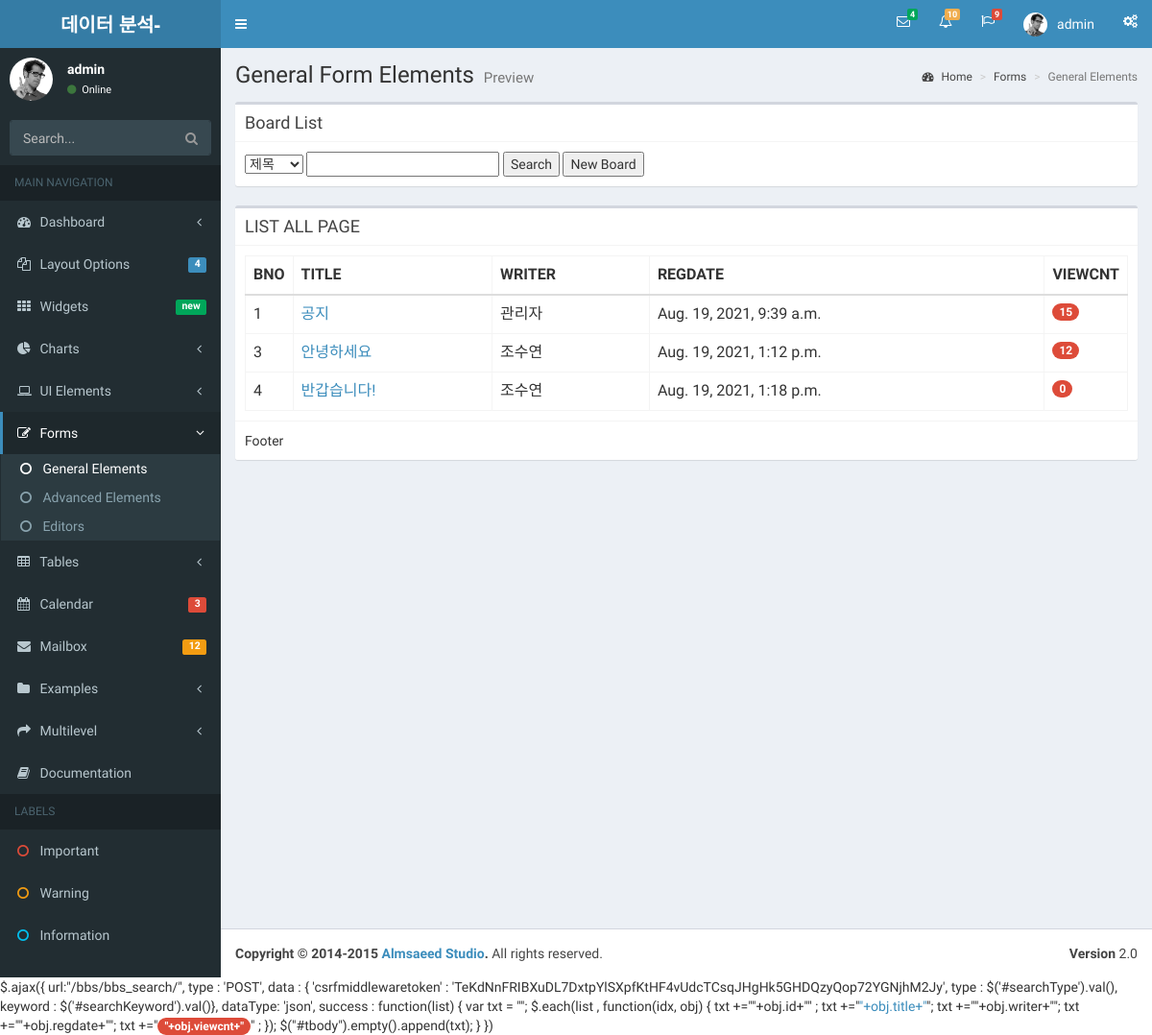
Page /bbs/bbs_list/ (signed in) on the earlier database version.
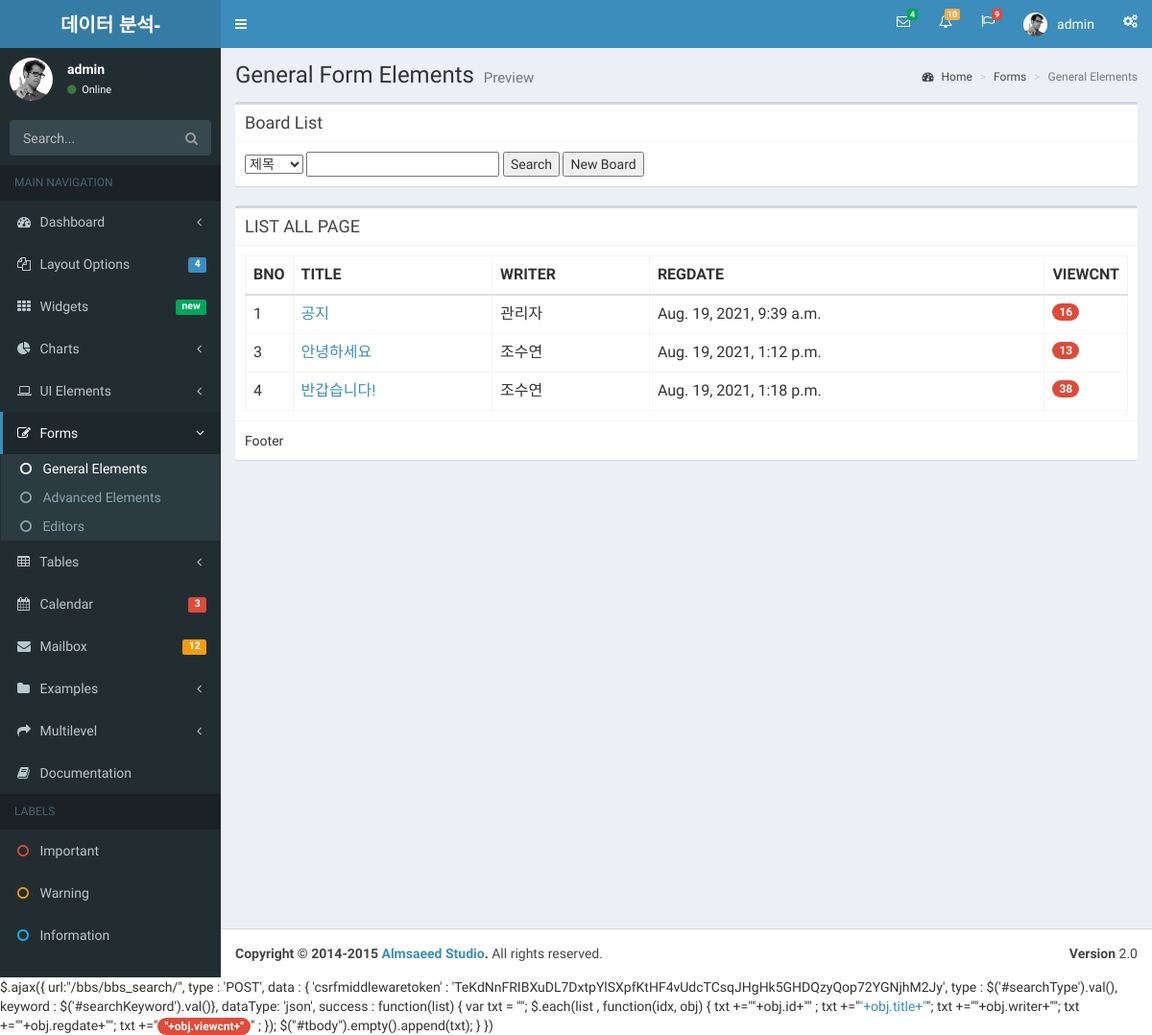
Same page on the later database version.
### bbsApp/models.py (models this page shows)
class Bbs(models.Model):
    title   = models.CharField(max_length=500)
    writer  = models.CharField(max_length=100)
    content = models.TextField()
    regdate = models.DateTimeField(default=timezone.now)
    viewcnt = models.IntegerField(default=0)

### bbsApp/views.py (the view)
# urls.py: path('bbs_list/', views.list, name='list'),
def list(request):
    print('bbsApp list~~')
    boards = Bbs.objects.all()
    print('boards result:',type(boards), boards)
    context = {'boards': boards,
               'session_user_name'  : request.session['user_name'],
               'session_user_id'    : request.session['user_id']
               }
    return render(request, 'bbs/list.html',context)

### bbsApp/templates/bbs/list.html (shortened to what this page needs)
{% include 'header.html' %}
{% block content %}
<section class="content">
	<div class="row">
		<div class="col-md-12">
			<div class='box'>
				<div class="box-header with-border">
					<h3 class="box-title">Board List</h3>
				</div>
				<div class='box-body'>
					<select id="searchType">
						<option value="title">제목</option>
					</select>
					<input type="text" id = "searchKeyword"/>
					<button id ="searchBtn">Search</button>
					<button id='newBtn'>New Board</button>
				</div>
			</div>
          <div class="box">
				<div class="box-header with-border">
					<h3 class="box-title">LIST ALL PAGE</h3>
				</div>
				<div class="box-body">
{% if boards %}
<table class="table table-bordered">
	<tr>
		<th style="width: 10px">BNO</th>
		<th>TITLE</th>
		<th>WRITER</th>
		<th>REGDATE</th>
		<th style="width: 40px">VIEWCNT</th>
	</tr>
	<tbody id="tbody">
	{% for bbs in boards %}
	<tr>
		<td>{{bbs.id}}</td>
		<td><a href="{% url 'bbs_read' id=bbs.id %}">{{bbs.title}}</a></td>
		<td>{{bbs.writer}}</td>
		<td>{{bbs.regdate}}</td>
		<td><span class="badge bg-red">{{bbs.viewcnt}}</span></td>
	</tr>
	{% endfor %}
	</tbody>
</table>
{% else %}
			<p>데이터가 존재하지 않습니다</p>
{% endif %}
				</div>
				<div class="box-footer">Footer</div>
			</div>
		</div>
	</div>
</section>
</div>
{% endblock %}
{% include 'footer.html' %}$.ajax({
				url:"{% url 'bbs_search' %}",
				type : 'POST',
				data : {	'csrfmiddlewaretoken' : '{{csrf_token}}',
                                type : $('#searchType').val(),
                                keyword : $('#searchKeyword').val()},
                dataType: 'json',
				success  : function(list) {
						var txt = "";
						$.each(list , function(idx, obj) {
							txt +="<tr><td>"+obj.id+"</td>" ;
							txt +="<td><a href=../bbs_read/"+obj.id+">"+obj.title+"</a></td>";
							txt +="<td>"+obj.writer+"</td>";
							txt +="<td>"+obj.regdate+"</td>";
							txt +="<td><span class='badge bg-red'>"+obj.viewcnt+"</span></td></tr>" ;
						});
						$("#tbody").empty().append(txt);
				}
			})

### rootWEB/templates/header.html (shortened to what this page needs)
{% load static %}
<html>
  <head>
    <link href="{% static '/resources/bootstrap/css/bootstrap.min.css' %}" rel="stylesheet" type="text/css" />
    <link href="https://maxcdn.bootstrapcdn.com/font-awesome/4.3.0/css/font-awesome.min.css" rel="stylesheet" type="text/css" />
    <link href="https://code.ionicframework.com/ionicons/2.0.1/css/ionicons.min.css" rel="stylesheet" type="text/css" />
    <link href="{% static '/resources/dist/css/AdminLTE.min.css' %}" rel="stylesheet" type="text/css" />
    <link href="{% static '/resources/dist/css/skins/_all-skins.min.css' %}" rel="stylesheet" type="text/css" />
  </head>
  <body class="skin-blue sidebar-mini">
    <div class="wrapper">
      <header class="main-header">
        <a href="../main/" class="logo">
          <span class="logo-lg"><b>데이터 분석-</b> PROJECT</span>
        </a>
        <nav class="navbar navbar-static-top" role="navigation">
          <a href="#" class="sidebar-toggle" data-toggle="offcanvas" role="button">
          </a>
          <div class="navbar-custom-menu">
            <ul class="nav navbar-nav">
              <li class="dropdown messages-menu">
                <a href="#" class="dropdown-toggle" data-toggle="dropdown">
                  <i class="fa fa-envelope-o"></i>
                  <span class="label label-success">4</span>
                </a>
              </li>
              <li class="dropdown notifications-menu">
                <a href="#" class="dropdown-toggle" data-toggle="dropdown">
                  <i class="fa fa-bell-o"></i>
                  <span class="label label-warning">10</span>
                </a>
              </li>
              <li class="dropdown tasks-menu">
                <a href="#" class="dropdown-toggle" data-toggle="dropdown">
                  <i class="fa fa-flag-o"></i>
                  <span class="label label-danger">9</span>
                </a>
              </li>
              <li class="dropdown user user-menu">
                <a href="#" class="dropdown-toggle" data-toggle="dropdown">
                  <img src="{% static '/resources/dist/img/user2-160x160.jpg' %}" class="user-image" alt="User Image"/>
                  <span class="hidden-xs">{{ session_user_name }}</span>
                </a>
              </li>
              <li>
                <a href="#" data-toggle="control-sidebar"><i class="fa fa-gears"></i></a>
              </li>
            </ul>
          </div>
        </nav>
      </header>
      <aside class="main-sidebar">
        <section class="sidebar">
          <div class="user-panel">
            <div class="pull-left image">
              <img src="{% static '/resources/dist/img/user2-160x160.jpg' %}" class="img-circle" alt="User Image" />
            </div>
            <div class="pull-left info">
              <p>{{ session_user_name }}</p>
              <a href="#"><i class="fa fa-circle text-success"></i> Online</a>
            </div>
          </div>
          <form action="#" method="get" class="sidebar-form">
            <div class="input-group">
              <input type="text" name="q" class="form-control" placeholder="Search..."/>
              <span class="input-group-btn">
                <button type='submit' name='search' id='search-btn' class="btn btn-flat"><i class="fa fa-search"></i></button>
              </span>
            </div>
          </form>
          <ul class="sidebar-menu">
            <li class="header">MAIN NAVIGATION</li>
            <li class="treeview">
              <a href="#">
                <i class="fa fa-dashboard"></i> <span>Dashboard</span> <i class="fa fa-angle-left pull-right"></i>
              </a>
            </li>
            <li class="treeview">
              <a href="#">
                <i class="fa fa-files-o"></i>
                <span>Layout Options</span>
                <span class="label label-primary pull-right">4</span>
              </a>
            </li>
            <li>
              <a href="../widgets.html">
                <i class="fa fa-th"></i> <span>Widgets</span> <small class="label pull-right bg-green">new</small>
              </a>
            </li>
            <li class="treeview">
              <a href="#">
                <i class="fa fa-pie-chart"></i>
                <span>Charts</span>
                <i class="fa fa-angle-left pull-right"></i>
              </a>
            </li>
            <li class="treeview">
              <a href="#">
                <i class="fa fa-laptop"></i>
                <span>UI Elements</span>
                <i class="fa fa-angle-left pull-right"></i>
              </a>
            </li>
            <li class="treeview active">
              <a href="#">
                <i class="fa fa-edit"></i> <span>Forms</span>
                <i class="fa fa-angle-left pull-right"></i>
              </a>
              <ul class="treeview-menu">
                <li class="active"><a href="general.html"><i class="fa fa-circle-o"></i> General Elements</a></li>
                <li><a href="advanced.html"><i class="fa fa-circle-o"></i> Advanced Elements</a></li>
                <li><a href="editors.html"><i class="fa fa-circle-o"></i> Editors</a></li>
              </ul>
            </li>
            <li class="treeview">
              <a href="#">
                <i class="fa fa-table"></i> <span>Tables</span>
                <i class="fa fa-angle-left pull-right"></i>
              </a>
            </li>
            <li>
              <a href="../calendar.html">
                <i class="fa fa-calendar"></i> <span>Calendar</span>
                <small class="label pull-right bg-red">3</small>
              </a>
            </li>
            <li>
              <a href="../mailbox/mailbox.html">
                <i class="fa fa-envelope"></i> <span>Mailbox</span>
                <small class="label pull-right bg-yellow">12</small>
              </a>
            </li>
            <li class="treeview">
              <a href="#">
                <i class="fa fa-folder"></i> <span>Examples</span>
                <i class="fa fa-angle-left pull-right"></i>
              </a>
            </li>
            <li class="treeview">
              <a href="#">
                <i class="fa fa-share"></i> <span>Multilevel</span>
                <i class="fa fa-angle-left pull-right"></i>
              </a>
            </li>
            <li><a href="/resources/documentation/index.html"><i class="fa fa-book"></i> <span>Documentation</span></a></li>
            <li class="header">LABELS</li>
            <li><a href="#"><i class="fa fa-circle-o text-red"></i> <span>Important</span></a></li>
            <li><a href="#"><i class="fa fa-circle-o text-yellow"></i> <span>Warning</span></a></li>
            <li><a href="#"><i class="fa fa-circle-o text-aqua"></i> <span>Information</span></a></li>
          </ul>
        </section>
      </aside>
      <div class="content-wrapper">
        <section class="content-header">
          <h1>
            General Form Elements
            <small>Preview</small>
          </h1>
          <ol class="breadcrumb">
            <li><a href="#"><i class="fa fa-dashboard"></i> Home</a></li>
            <li><a href="#">Forms</a></li>
            <li class="active">General Elements</li>
          </ol>
        </section>

### rootWEB/templates/footer.html (shortened to what this page needs)
{% load static %}
<footer class="main-footer">
        <div class="pull-right hidden-xs">
          <b>Version</b> 2.0
        </div>
        <strong>Copyright &copy; 2014-2015 <a href="http://almsaeedstudio.com">Almsaeed Studio</a>.</strong> All rights reserved.
      </footer>
    </div>
  </body>
</html>

Differences in the rows shown:
changed Bbs "공지": viewcnt "15" → "16"
changed Bbs "안녕하세요": viewcnt "12" → "13"
changed Bbs "반갑습니다!": viewcnt "0" → "38"
